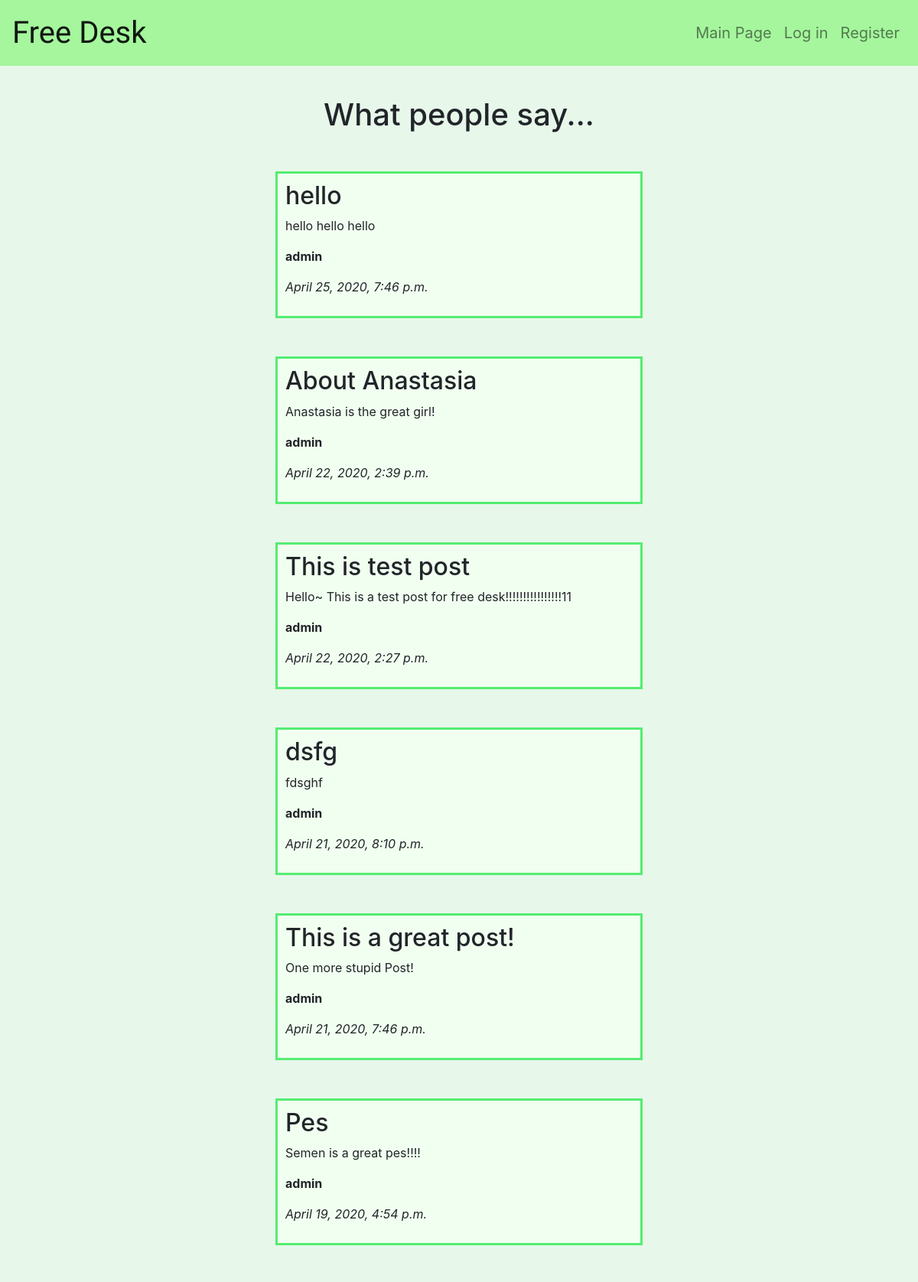
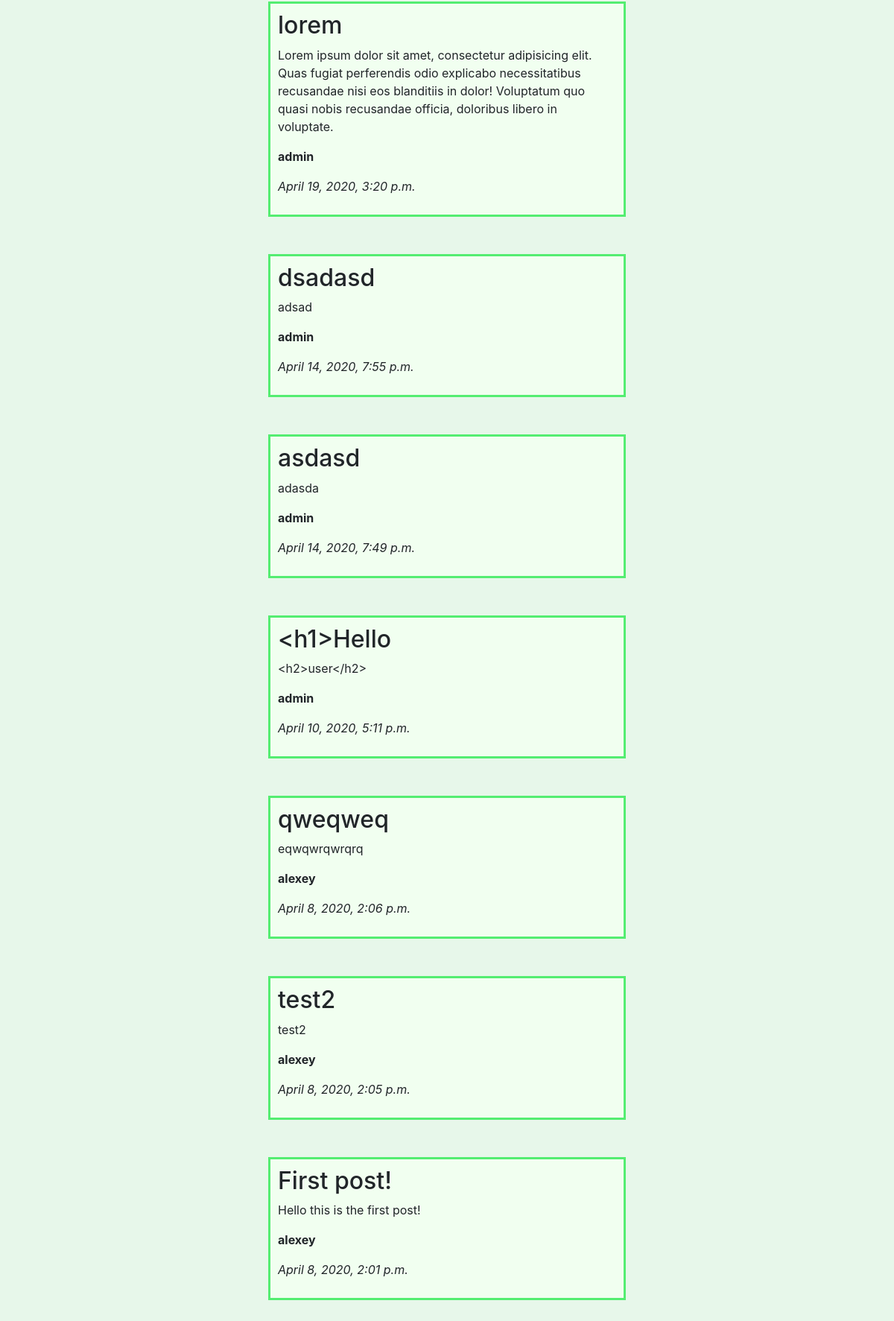
The app's page /index/ with its own data (2 pictures, top to bottom).
### desk/models.py (models this page shows, shortened)
class Post(models.Model):
    author = models.ForeignKey(User, on_delete=models.CASCADE,)
    subject = models.CharField(max_length=60)
    text = models.TextField()
    pub_date = models.DateTimeField('date published')

### desk/views.py (the view)
# urls.py: path('index/', views.IndexView.as_view(), name='index'),
class IndexView(ListView):
    model = Post
    ordering = '-pub_date'

### desk/templates/desk/post_list.html
{% extends 'desk/base.html' %}
{% block content %}
<header class="header">
	<h1>What people say...</h1>
</header>
<div class="postlist">
	{% for post in post_list %}
		<div class="postlist-box bgcolor">
			<h2>{{ post.subject }}</h2>
			<p>{{ post.text }}</p>
			<p class="text-bold">{{ post.author }}</p>
			<p class="text-italic">{{ post.pub_date }}</p>
		</div>
	{% endfor %}
</div>
{% endblock %}

### desk/static/desk/style.css (style rules this page uses)
.header { text-align: center; margin: 40px auto 20px auto; }
.postlist { margin: auto; max-width: 30em; }
.postlist-box { margin: 50px auto; padding: 10px; border: solid; border-color: #54ed71; background-color: #f1fff0; }
.text-bold { font-weight: bold; }
.text-italic { font-style: italic; }
.main-bgcolor { background-color: #e7f7ea; }

### records on screen
Post: subject "hello", text "hello hello hello", author "admin", pub_date "April 25, 2020, 7:46 p.m."
Post: subject "About Anastasia", text "Anastasia is the great girl!", author "admin", pub_date "April 22, 2020, 2:39 p.m."
Post: subject "This is test post", text "Hello~ This is a test post for free desk!!!!!!!!!!!!!!!!11", author "admin", pub_date "April 22, 2020, 2:27 p.m."
Post: subject "dsfg", text "fdsghf", author "admin", pub_date "April 21, 2020, 8:10 p.m."
Post: subject "This is a great post!", text "One more stupid Post!", author "admin", pub_date "April 21, 2020, 7:46 p.m."
Post: subject "Pes", text "Semen is a great pes!!!!", author "admin", pub_date "April 19, 2020, 4:54 p.m."
Post: subject "lorem", text "Lorem ipsum dolor sit amet, consectetur adipisicing elit. Quas fugiat perferendis odio explicabo necessitatibus recusandae nisi eos blanditiis in dolor! Voluptatum quo quasi nobis recusandae officia, doloribus libero in voluptate.", author "admin", pub_date "April 19, 2020, 3:20 p.m."
Post: subject "dsadasd", text "adsad", author "admin", pub_date "April 14, 2020, 7:55 p.m."
Post: subject "asdasd", text "adasda", author "admin", pub_date "April 14, 2020, 7:49 p.m."
Post: subject "<h1>Hello", text "<h2>user</h2>", author "admin", pub_date "April 10, 2020, 5:11 p.m."
Post: subject "qweqweq", text "eqwqwrqwrqrq", author "alexey", pub_date "April 8, 2020, 2:06 p.m."
Post: subject "test2", text "test2", author "alexey", pub_date "April 8, 2020, 2:05 p.m."
Post: subject "First post!", text "Hello this is the first post!", author "alexey", pub_date "April 8, 2020, 2:01 p.m."
